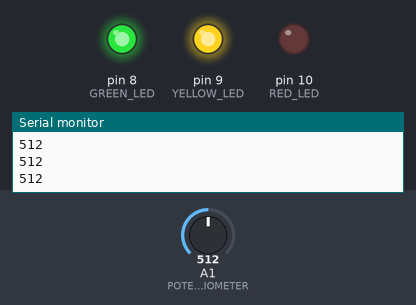
A sketch run on a simulated Arduino Uno, built with avr-gcc and run on an emulated ATmega328P. On the bench: output pins drawn as LEDs (lit = HIGH), the last lines printed to the serial monitor. Dashed ring = blinking. Inputs (shaded band) come from the test bench; at power-on: A1 (POTENTIOMETER) = 512.

Above: at 1.2 s.
1.3 s: A1 (POTENTIOMETER) set to 1023
At 1.35 s:
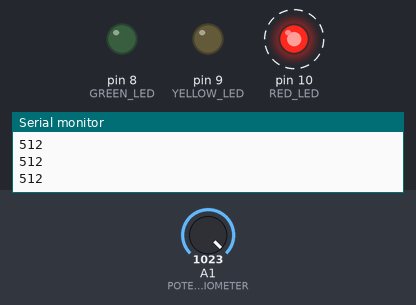
4.3 s: A1 (POTENTIOMETER) set to 1012
At 5.2 s:
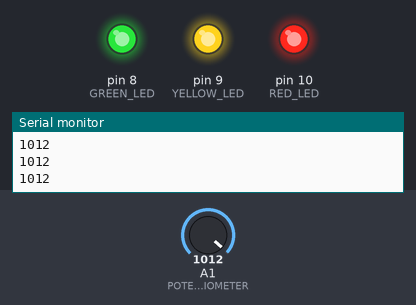
5.8 s: A1 (POTENTIOMETER) set to 340
At 6.5 s:
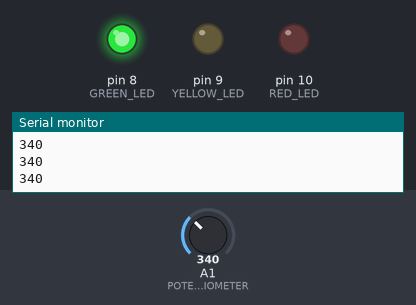
7.3 s: A1 (POTENTIOMETER) set to 360
At 8.5 s:
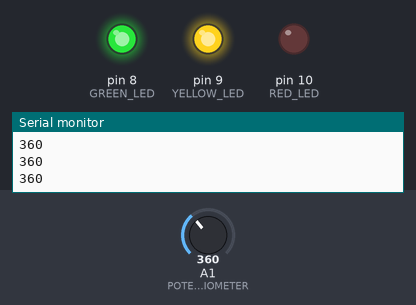
8.8 s: A1 (POTENTIOMETER) set to 306
At 9.8 s:
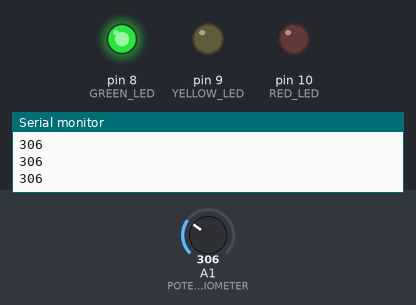
Timing chart, 0 to 11.3 s (numbered marks = the images above; inputs shaded):
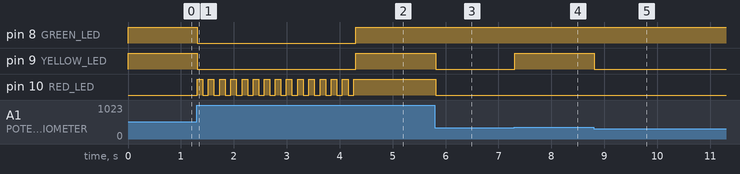

Measured:
- the behaviour switches between 1020 and 1019 on A1 (POTENTIOMETER) (found by bisection; images 1 and 2)
- after the input at 1.3 s, pin 8 (GREEN_LED), pin 9 (YELLOW_LED): HIGH → LOW at once; pin 10 (RED_LED): alternates HIGH for 0.11 s and LOW for 0.11 s, starting at once
- after the input at 4.3 s, pin 8 (GREEN_LED), pin 9 (YELLOW_LED): LOW → HIGH at once; pin 10 (RED_LED): stops changing and stays HIGH
- after the input at 5.8 s, pin 9 (YELLOW_LED), pin 10 (RED_LED): HIGH → LOW at once
- after the input at 7.3 s, pin 9 (YELLOW_LED): LOW → HIGH at once
- after the input at 8.8 s, pin 9 (YELLOW_LED): HIGH → LOW at once

The sketch:

ADC_Potencjometr_2.ino
```cpp
// (licence header left out)
#define BAUDRATE 9600
#define GREEN_LED 8
#define YELLOW_LED 9
#define RED_LED 10
#define POTENTIOMETER A1

int pot_value;
int ledState = LOW;
long previousMillis = 0;
long interval = 100;
bool if_blink = false;

void setup(){
    Serial.begin(BAUDRATE);
    pinMode(GREEN_LED, OUTPUT);
    pinMode(YELLOW_LED, OUTPUT);
    pinMode(RED_LED, OUTPUT);
    pinMode(POTENTIOMETER, INPUT);
}

void loop(){
    unsigned long currentMillis = millis();

    if(currentMillis - previousMillis > interval && if_blink) {
        // save the last time you blinked the LED
        previousMillis = currentMillis;

        // if the LED is off turn it on and vice-versa:
        if (ledState == LOW){
            ledState = HIGH;
        }
        else{
            ledState = LOW;
        }
        // set the LED with the ledState of the variable:
        digitalWrite(RED_LED, ledState);
    }

    pot_value = analogRead(POTENTIOMETER);
    Serial.println(pot_value);
    if(pot_value == 0){
        if_blink = false;
        digitalWrite(GREEN_LED,LOW);
        digitalWrite(YELLOW_LED,LOW);
        digitalWrite(RED_LED,LOW);
    }
    else if(pot_value < 350 && pot_value > 0){
        if_blink = false;
        digitalWrite(GREEN_LED,HIGH);
        digitalWrite(YELLOW_LED,LOW);
        digitalWrite(RED_LED,LOW);
    }
    else if(pot_value >350 && pot_value < 700){
        if_blink = false;
        digitalWrite(GREEN_LED,HIGH);
        digitalWrite(YELLOW_LED,HIGH);
        digitalWrite(RED_LED,LOW);
    }
    else if(pot_value >700 && pot_value < 1020){
        if_blink = false;
        digitalWrite(GREEN_LED,HIGH);
        digitalWrite(YELLOW_LED,HIGH);
        digitalWrite(RED_LED,HIGH);
    }
    else{
        digitalWrite(GREEN_LED,LOW);
        digitalWrite(YELLOW_LED,LOW);
        if_blink = true;
    }
}
```
